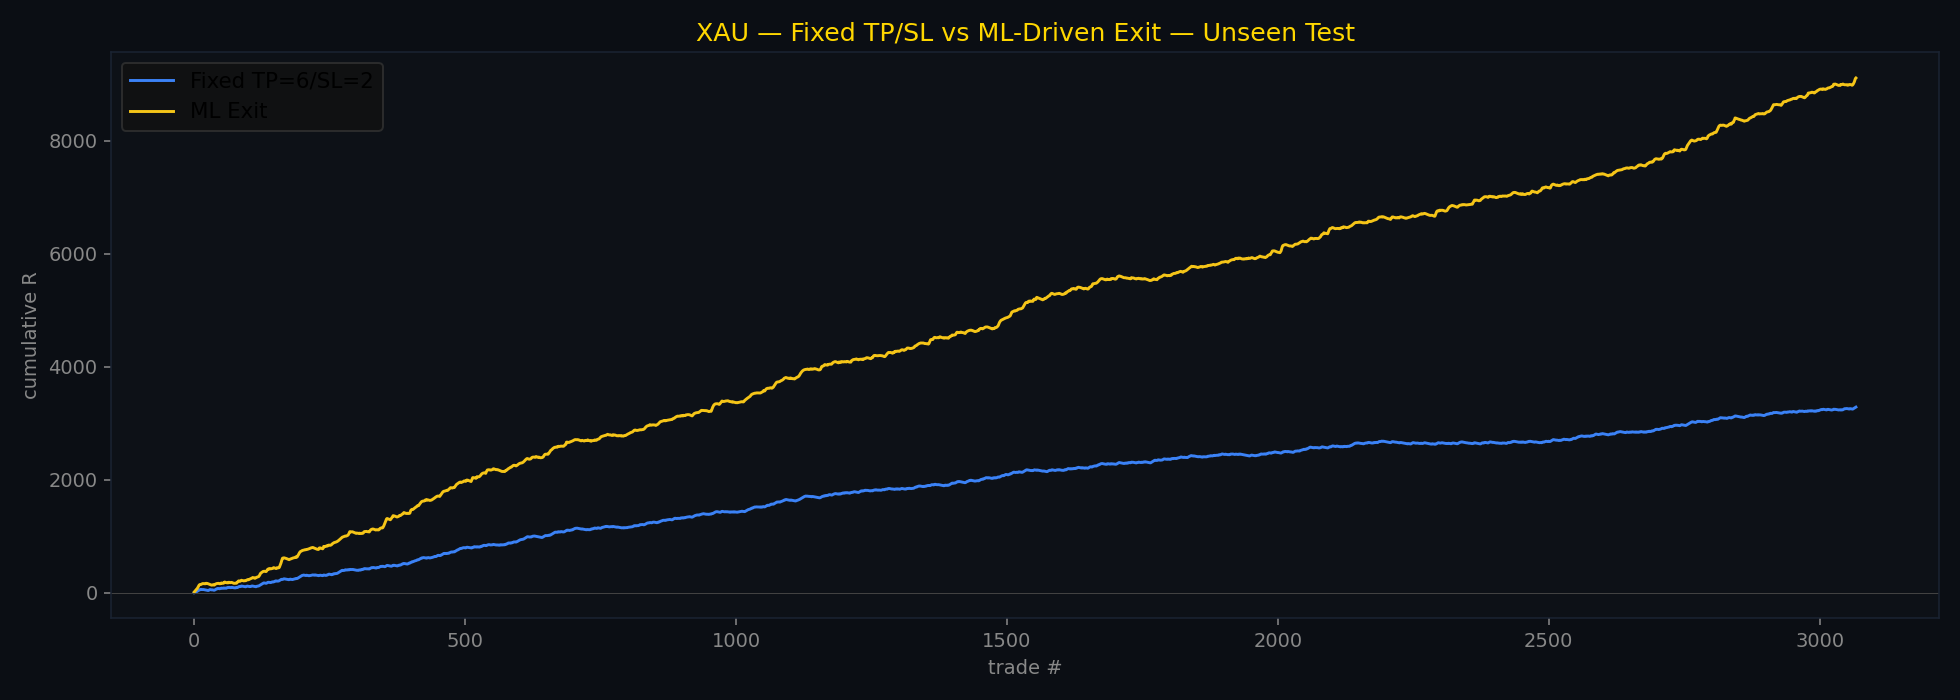

Generate this figure with Python:
"""
Phase 5: ML-driven exit — remove fixed TP/SL, let a classifier decide
when to close each trade bar-by-bar.

Architecture:
  1. ENTRY: same as before (rule fires → confirmation classifier)
  2. EXIT:  at each bar after entry, an exit classifier predicts:
            "is the remaining forward return likely negative?"
            If yes → close now. If no → hold.

Exit classifier features (per-bar while in trade):
  - unrealized_pnl_R:  (current_close - entry) / ATR at entry (signed by direction)
  - bars_held:          how many bars since entry
  - pnl_velocity:       change in unrealized PnL over last 3 bars
  - hurst_rs, ou_theta, entropy_rate, kramers_up, wavelet_er (current bar physics)
  - quantum_flow, quantum_flow_h4 (current bar quantum)
  - vwap_dist (current bar)

Label:
  For bar k after entry, look at remaining bars k+1..k+MAX_REMAINING.
  best_remaining = max unrealized PnL from k+1 to end of window
  If best_remaining < unrealized_pnl_at_k → exit now (label=1, "close")
  If best_remaining > unrealized_pnl_at_k + 0.5*ATR → hold (label=0)
  (0.5 ATR threshold avoids labeling marginal holds)

Test: 60/20/20 split. Compare vs fixed TP=6/SL=2.
"""
from __future__ import annotations
import glob, json, os, time as _time
import numpy as np
import pandas as pd
from xgboost import XGBClassifier
import matplotlib
matplotlib.use("Agg")
import matplotlib.pyplot as plt

ROOT = "/home/jay/Desktop/new-model-zigzag"
MAX_HOLD = 60  # max bars to hold (wider than fixed 40)
MIN_HOLD = 2   # always hold at least 2 bars (avoid noise exits)
SL_HARD  = 4.0 # hard stop-loss in ATR units (safety net, wider than before)

from phase3_physics_only import compute_all_features, PHYSICS_COLS, CURRENT_36, ROOT
from phase4_quantum_flow import compute_quantum_features, QUANTUM_COLS

EXIT_FEATURES = [
    "unrealized_pnl_R", "bars_held", "pnl_velocity",
    "hurst_rs", "ou_theta", "entropy_rate", "kramers_up", "wavelet_er",
    "quantum_flow", "quantum_flow_h4", "vwap_dist",
]


def build_exit_training_data(confirmed_setups, swing, atr, time_to_idx):
    """For each confirmed setup, generate per-bar exit training rows."""
    H, L, C = swing["high"].values, swing["low"].values, swing["close"].values
    n_bars = len(C)
    rows = []

    for _, setup in confirmed_setups.iterrows():
        t = setup["time"]
        if t not in time_to_idx.index: continue
        entry_idx = int(time_to_idx[t])
        direction = int(setup["direction"])
        entry_price = C[entry_idx]
        entry_atr = atr[entry_idx]
        if not np.isfinite(entry_atr) or entry_atr <= 0: continue

        end_idx = min(entry_idx + MAX_HOLD + 1, n_bars)
        if end_idx - entry_idx < 10: continue

        # Compute unrealized PnL at each bar
        pnls_R = []
        for k in range(entry_idx + 1, end_idx):
            upnl = direction * (C[k] - entry_price) / entry_atr
            pnls_R.append(upnl)

        if len(pnls_R) < 5: continue
        pnls_R = np.array(pnls_R)

        # For each bar after entry, build exit training row
        for b in range(len(pnls_R)):
            bar_idx = entry_idx + 1 + b
            current_pnl = pnls_R[b]
            bars_held = b + 1

            # Check hard stop
            if current_pnl < -SL_HARD:
                break  # would have been stopped out

            # Remaining best PnL
            remaining = pnls_R[b+1:] if b+1 < len(pnls_R) else np.array([current_pnl])
            if len(remaining) == 0:
                best_remaining = current_pnl
            else:
                best_remaining = remaining.max()

            # Label: should we exit now?
            # Exit if best remaining is worse than current (diminishing returns)
            margin = 0.3  # ATR units of margin
            if best_remaining < current_pnl - margin:
                label = 1  # exit now
            elif best_remaining > current_pnl + margin:
                label = 0  # hold
            else:
                continue  # ambiguous, skip

            # PnL velocity (change over last 3 bars)
            if b >= 3:
                vel = current_pnl - pnls_R[b-3]
            elif b >= 1:
                vel = current_pnl - pnls_R[0]
            else:
                vel = 0.0

            # Physics features at current bar
            row = {
                "unrealized_pnl_R": current_pnl,
                "bars_held": bars_held,
                "pnl_velocity": vel,
            }
            for feat in ["hurst_rs","ou_theta","entropy_rate","kramers_up",
                         "wavelet_er","quantum_flow","quantum_flow_h4","vwap_dist"]:
                if bar_idx < n_bars and feat in swing.columns:
                    row[feat] = swing[feat].iat[bar_idx]
                else:
                    row[feat] = 0.0
            row["label"] = label
            row["setup_time"] = t
            rows.append(row)

    return pd.DataFrame(rows)


def simulate_ml_exit(confirmed_test, exit_model, swing, atr, time_to_idx):
    """Simulate trades using ML exit on test set. Return list of PnLs in R."""
    H, L, C = swing["high"].values, swing["low"].values, swing["close"].values
    n_bars = len(C)
    pnls = []

    for _, setup in confirmed_test.iterrows():
        t = setup["time"]
        if t not in time_to_idx.index: continue
        entry_idx = int(time_to_idx[t])
        direction = int(setup["direction"])
        entry_price = C[entry_idx]
        entry_atr = atr[entry_idx]
        if not np.isfinite(entry_atr) or entry_atr <= 0: continue

        end_idx = min(entry_idx + MAX_HOLD + 1, n_bars)
        exited = False

        for b in range(1, end_idx - entry_idx):
            bar_idx = entry_idx + b
            current_pnl = direction * (C[bar_idx] - entry_price) / entry_atr

            # Hard stop
            if current_pnl < -SL_HARD:
                pnls.append(-SL_HARD)
                exited = True; break

            # Skip exit model for first MIN_HOLD bars
            if b < MIN_HOLD: continue

            # PnL velocity
            if b >= 4:
                prev_pnl = direction * (C[bar_idx-3] - entry_price) / entry_atr
                vel = current_pnl - prev_pnl
            else:
                vel = current_pnl

            feat_dict = {
                "unrealized_pnl_R": current_pnl,
                "bars_held": float(b),
                "pnl_velocity": vel,
            }
            for feat in ["hurst_rs","ou_theta","entropy_rate","kramers_up",
                         "wavelet_er","quantum_flow","quantum_flow_h4","vwap_dist"]:
                feat_dict[feat] = float(swing[feat].iat[bar_idx]) if bar_idx < n_bars and feat in swing.columns else 0.0

            X = np.array([[feat_dict[f] for f in EXIT_FEATURES]])
            prob_exit = exit_model.predict_proba(X)[0, 1]

            if prob_exit > 0.55:  # exit threshold
                pnls.append(current_pnl)
                exited = True; break

        if not exited:
            # Expired — close at last bar
            final_pnl = direction * (C[min(end_idx-1, n_bars-1)] - entry_price) / entry_atr
            pnls.append(final_pnl)

    return np.array(pnls)


def simulate_fixed_tp_sl(confirmed_test, swing, atr, time_to_idx, tp_mult=6.0, sl_mult=2.0, max_fwd=40):
    """Simulate with fixed TP/SL for comparison."""
    H, L, C = swing["high"].values, swing["low"].values, swing["close"].values
    n_bars = len(C)
    pnls = []
    for _, setup in confirmed_test.iterrows():
        t = setup["time"]
        if t not in time_to_idx.index: continue
        entry_idx = int(time_to_idx[t])
        direction = int(setup["direction"])
        entry_price = C[entry_idx]; a = atr[entry_idx]
        if not np.isfinite(a) or a <= 0: continue
        end = min(entry_idx + 1 + max_fwd, n_bars)
        found = False
        if direction == 1:
            tp, sl = entry_price + tp_mult*a, entry_price - sl_mult*a
            for k in range(entry_idx+1, end):
                if L[k] <= sl: pnls.append(-sl_mult); found=True; break
                if H[k] >= tp: pnls.append(+tp_mult); found=True; break
        else:
            tp, sl = entry_price - tp_mult*a, entry_price + sl_mult*a
            for k in range(entry_idx+1, end):
                if H[k] >= sl: pnls.append(-sl_mult); found=True; break
                if L[k] <= tp: pnls.append(+tp_mult); found=True; break
        if not found:
            final = direction*(C[end-1]-entry_price)/a
            pnls.append(final)
    return np.array(pnls)


def main():
    print("="*70)
    print("PHASE 5: ML-driven exit vs fixed TP/SL — 60/20/20")
    print("="*70, flush=True)

    swing, atr_arr = compute_all_features(f"{ROOT}/data/swing_v5_xauusd.csv")
    H, L, C = swing["high"].values, swing["low"].values, swing["close"].values
    time_to_idx = pd.Series(swing.index.values, index=swing["time"].values)

    print("Computing Quantum Flow...", flush=True)
    qf = compute_quantum_features(swing)
    for col, vals in qf.items(): swing[col] = vals

    # Load setups + merge physics
    all_setups = []
    for f in sorted(glob.glob(f"{ROOT}/data/setups_*.csv")):
        cid = int(os.path.basename(f).replace("setups_","").replace(".csv",""))
        df = pd.read_csv(f, parse_dates=["time"]); df["cid"] = cid
        all_setups.append(df)
    all_df = pd.concat(all_setups, ignore_index=True).sort_values("time").reset_index(drop=True)
    print(f"Total setups: {len(all_df):,}", flush=True)

    # Get CONFIRMED setups using existing models (entry confirmation)
    confirmed = []
    for (cid, rule), grp in all_df.groupby(["cid","rule"]):
        meta_path = f"{ROOT}/models/confirm_c{cid}_{rule}_meta.json"
        model_path = f"{ROOT}/models/confirm_c{cid}_{rule}.json"
        if not (os.path.exists(meta_path) and os.path.exists(model_path)): continue
        meta = json.load(open(meta_path))
        if meta.get("disabled", False): continue
        thr = meta["threshold"]; feat_cols = meta.get("feature_cols")
        if not feat_cols: continue
        miss = [c for c in feat_cols if c not in grp.columns]
        if miss: continue
        rdf = grp.sort_values("time").reset_index(drop=True)
        mdl = XGBClassifier(); mdl.load_model(model_path)
        X = rdf[feat_cols].fillna(0).values
        proba = mdl.predict_proba(X)[:,1]
        mask = proba >= thr
        confirmed.append(rdf[mask].copy())

    confirmed_df = pd.concat(confirmed, ignore_index=True).sort_values("time").reset_index(drop=True)
    print(f"Confirmed setups: {len(confirmed_df):,}", flush=True)

    # 60/20/20 split on confirmed setups
    n = len(confirmed_df)
    s1, s2 = int(n*0.60), int(n*0.80)
    train_setups = confirmed_df.iloc[:s1]
    val_setups   = confirmed_df.iloc[s1:s2]
    test_setups  = confirmed_df.iloc[s2:]
    print(f"Train: {len(train_setups)}, Val: {len(val_setups)}, Test: {len(test_setups)}", flush=True)

    # Build exit training data from train setups
    print("\nBuilding exit training data...", flush=True)
    t0 = _time.time()
    exit_train = build_exit_training_data(train_setups, swing, atr_arr, time_to_idx)
    print(f"  {len(exit_train):,} exit training rows ({_time.time()-t0:.1f}s)", flush=True)
    print(f"  label distribution: exit={exit_train['label'].sum():,} / hold={len(exit_train)-exit_train['label'].sum():,}", flush=True)

    # Train exit model
    print("Training exit classifier...", flush=True)
    y = exit_train["label"].values
    X = exit_train[EXIT_FEATURES].fillna(0).values
    exit_model = XGBClassifier(n_estimators=300, max_depth=5, learning_rate=0.05,
                                subsample=0.8, colsample_bytree=0.8,
                                eval_metric="logloss", verbosity=0)
    exit_model.fit(X, y)

    # Simulate on TEST set
    print("\nSimulating on unseen test set...", flush=True)
    pnls_ml = simulate_ml_exit(test_setups, exit_model, swing, atr_arr, time_to_idx)
    pnls_fixed = simulate_fixed_tp_sl(test_setups, swing, atr_arr, time_to_idx, tp_mult=6.0, sl_mult=2.0)

    # Results
    for label, pnls in [("FIXED TP=6/SL=2", pnls_fixed), ("ML EXIT", pnls_ml)]:
        if len(pnls) == 0: print(f"{label}: no trades"); continue
        wins = pnls[pnls > 0]; losses = pnls[pnls < 0]
        wr = (pnls > 0).mean()
        pf = wins.sum() / (-losses.sum() + 1e-9) if len(losses) > 0 else float("inf")
        eq = np.cumsum(pnls); dd = (eq - np.maximum.accumulate(eq)).min()
        avg_win = wins.mean() if len(wins) > 0 else 0
        avg_loss = losses.mean() if len(losses) > 0 else 0
        print(f"\n{label}:")
        print(f"  Trades: {len(pnls)}  Wins: {len(wins)}  Losses: {len(losses)}")
        print(f"  Win Rate: {wr:.1%}")
        print(f"  PF: {pf:.3f}")
        print(f"  Avg Win: {avg_win:+.2f}R   Avg Loss: {avg_loss:+.2f}R")
        print(f"  Total PnL: {pnls.sum():+.1f}R")
        print(f"  Max DD: {dd:.1f}R")

    # Equity curves
    fig, ax = plt.subplots(figsize=(14, 5), facecolor="#0b0e14")
    ax.set_facecolor("#0d1117")
    if len(pnls_fixed) > 0:
        ax.plot(np.cumsum(pnls_fixed), color="#3b82f6", linewidth=1.5, label="Fixed TP=6/SL=2")
    if len(pnls_ml) > 0:
        ax.plot(np.cumsum(pnls_ml), color="#f5c518", linewidth=1.5, label="ML Exit")
    ax.axhline(0, color="#444", linewidth=0.5)
    ax.legend(facecolor="#111", edgecolor="#333", fontsize=11)
    ax.set_title("XAU — Fixed TP/SL vs ML-Driven Exit — Unseen Test",
                 color="#ffd700", fontsize=13)
    ax.set_xlabel("trade #", color="#888"); ax.set_ylabel("cumulative R", color="#888")
    ax.tick_params(colors="#888")
    for sp in ax.spines.values(): sp.set_edgecolor("#1a2332")
    plt.tight_layout()
    out = f"{ROOT}/experiments/innovative_rules/phase5_ml_exit.png"
    plt.savefig(out, dpi=140, facecolor="#0b0e14")
    print(f"\nSaved: {out}", flush=True)

    # Feature importance of exit model
    imp = exit_model.get_booster().get_score(importance_type="gain")
    print("\nExit model feature importance:")
    for i, feat in enumerate(EXIT_FEATURES):
        g = imp.get(f"f{i}", 0)
        print(f"  {feat:<22} gain={g:.1f}")


if __name__ == "__main__":
    main()
